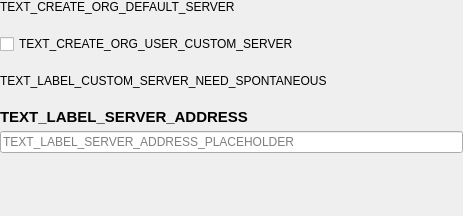
<?xml version="1.0" encoding="UTF-8"?>
<ui version="4.0">
 <class>CreateOrgServerInfoWidget</class>
 <widget class="QWidget" name="CreateOrgServerInfoWidget">
  <property name="geometry">
   <rect>
    <x>0</x>
    <y>0</y>
    <width>463</width>
    <height>216</height>
   </rect>
  </property>
  <property name="windowTitle">
   <string>Form</string>
  </property>
  <layout class="QVBoxLayout" name="verticalLayout">
   <property name="spacing">
    <number>20</number>
   </property>
   <property name="leftMargin">
    <number>0</number>
   </property>
   <property name="topMargin">
    <number>0</number>
   </property>
   <property name="rightMargin">
    <number>0</number>
   </property>
   <property name="bottomMargin">
    <number>0</number>
   </property>
   <item>
    <widget class="QLabel" name="label">
     <property name="text">
      <string>TEXT_CREATE_ORG_DEFAULT_SERVER</string>
     </property>
     <property name="scaledContents">
      <bool>true</bool>
     </property>
    </widget>
   </item>
   <item>
    <widget class="QCheckBox" name="check_use_custom">
     <property name="text">
      <string>TEXT_CREATE_ORG_USER_CUSTOM_SERVER</string>
     </property>
    </widget>
   </item>
   <item>
    <widget class="QLabel" name="label_2">
     <property name="text">
      <string>TEXT_LABEL_CUSTOM_SERVER_NEED_SPONTANEOUS</string>
     </property>
    </widget>
   </item>
   <item>
    <widget class="QWidget" name="widget_custom_server" native="true">
     <layout class="QVBoxLayout" name="verticalLayout_2">
      <property name="spacing">
       <number>0</number>
      </property>
      <property name="leftMargin">
       <number>0</number>
      </property>
      <property name="topMargin">
       <number>0</number>
      </property>
      <property name="rightMargin">
       <number>0</number>
      </property>
      <property name="bottomMargin">
       <number>0</number>
      </property>
      <item>
       <layout class="QVBoxLayout" name="verticalLayout_10">
        <property name="spacing">
         <number>5</number>
        </property>
        <item>
         <widget class="QLabel" name="label_8">
          <property name="font">
           <font>
            <pointsize>11</pointsize>
            <weight>75</weight>
            <bold>true</bold>
           </font>
          </property>
          <property name="text">
           <string>TEXT_LABEL_SERVER_ADDRESS</string>
          </property>
         </widget>
        </item>
        <item>
         <widget class="QLineEdit" name="line_edit_server_addr">
          <property name="placeholderText">
           <string>TEXT_LABEL_SERVER_ADDRESS_PLACEHOLDER</string>
          </property>
         </widget>
        </item>
       </layout>
      </item>
     </layout>
    </widget>
   </item>
   <item>
    <spacer name="verticalSpacer">
     <property name="orientation">
      <enum>Qt::Vertical</enum>
     </property>
     <property name="sizeHint" stdset="0">
      <size>
       <width>20</width>
       <height>40</height>
      </size>
     </property>
    </spacer>
   </item>
  </layout>
 </widget>
 <resources/>
 <connections/>
</ui>
